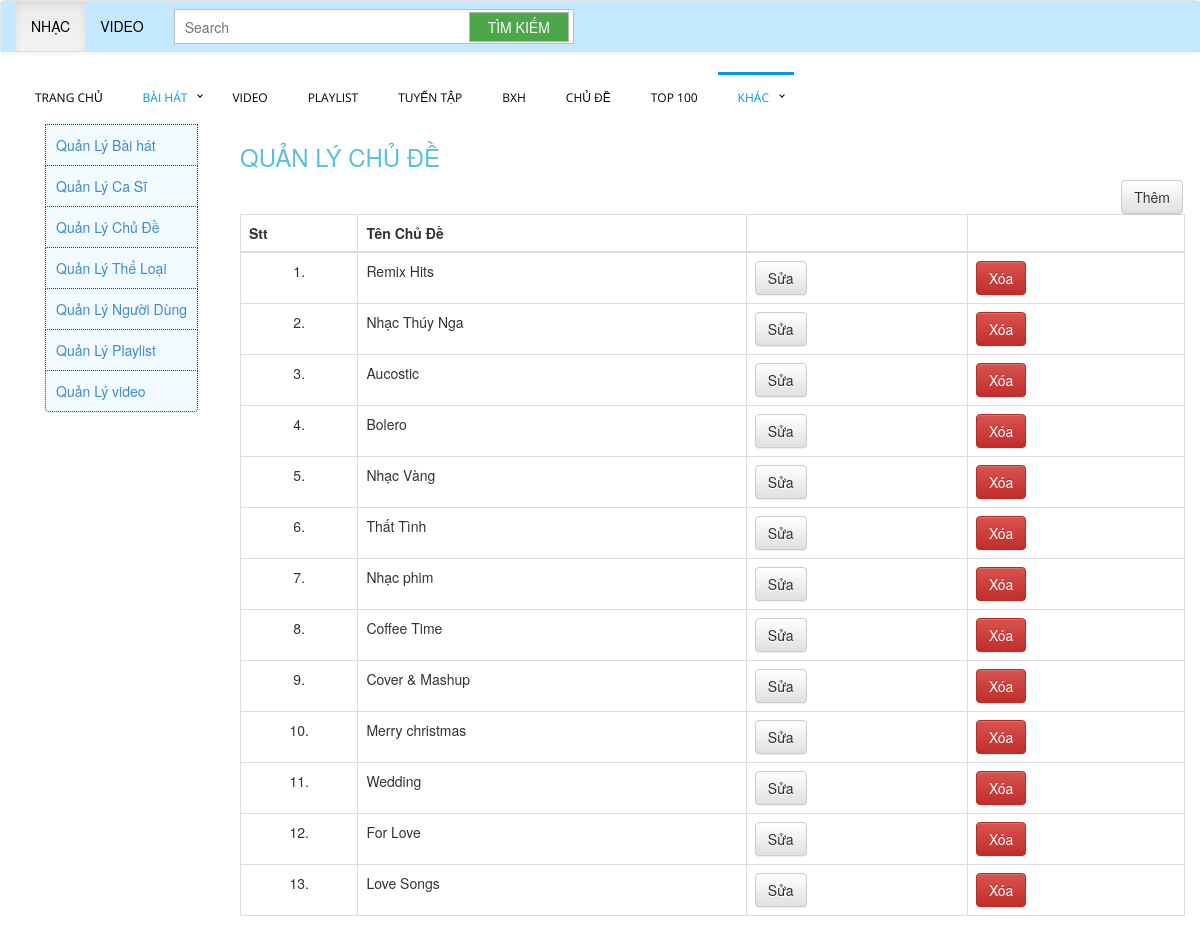
/admin/admin.php?option=qlcd, run on an earlier commit of the app's database.
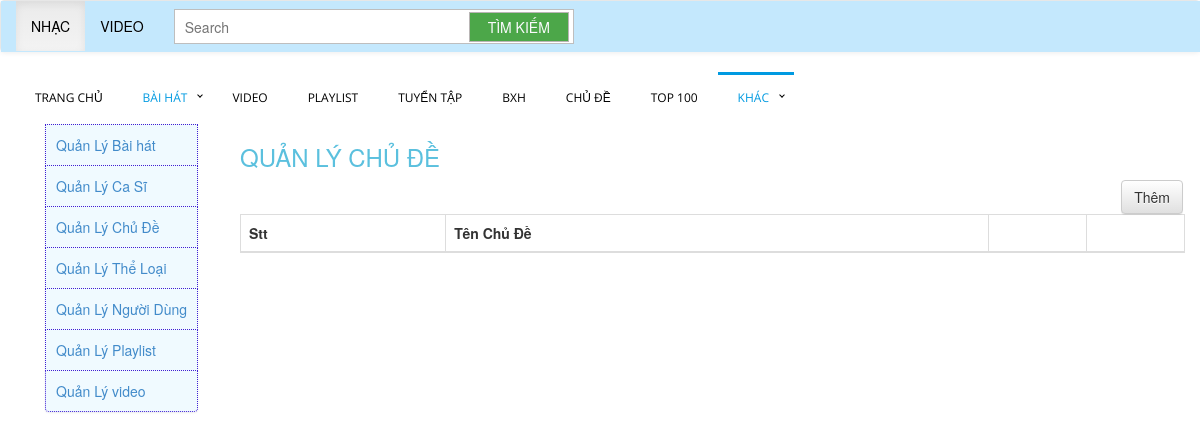
And on a later commit of the database.
### tables this page shows
create table chude
(
  id int(250) auto_increment
    primary key,
  TenChuDe text not null
);

### DatabaseProvider.php (called while the page is built, shortened)
<?php
class DatabaseProvider {
	private $_connection;
	private static $_instance;
	private $_host = HOST_NAME;
	private $_username = DB_USERNAME;
	private $_password = DB_PASSWORD;
	private $_database = DB_NAME;
	public static function getInstance() {
		if(!self::$_instance) {
			self::$_instance = new self();
		}
		return self::$_instance;
	}
	private function __construct() {
		$this->_connection = new mysqli($this->_host, $this->_username,
			$this->_password, $this->_database);
			mysqli_query($this->_connection, "set names 'utf8'");
	}
	public function getConnection() {
		return $this->_connection;
	}
	public static function execQuery($query){
		$instance = self::getInstance();
		$mysqli = $instance->getConnection();
		return $mysqli->query($query);
	}
}
?>

### controllers/chude.php (called while the page is built, shortened)
<?php
include_once('../DatabaseProvider.php');
class ChuDe{
	public function DanhSachCD()
    {
        $sql="SELECT * FROM chude WHERE 1 ORDER BY id DESC";
        return DatabaseProvider::execQuery($sql);
    }
}
?>

### admin/QLCD.php (the view)
<?php include_once("../controllers/chude.php");?>
<h3>QUẢN LÝ CHỦ ĐỀ</h3>
<div class="col-sm-offset-11 col-sm-1">
<a class="btn btn-small btn-default" href ="?option=insertcd">Thêm </a>
    </div>
<table class="table table-hover table-bordered" id="myTable">
    <thead>
        <tr>
            <th>Stt</th>
            <th>Tên Chủ Đề</th>
            <th></th>
            <th></th>
        </tr>
    </thead>
    <tbody>
    <?php
    $t = new ChuDe();
    $i=1;
    $dscd = $t->DanhSachCD();
    while($r = $dscd->fetch_object())
    {
?>
    <tr>
    <td style="text-align:center;"><?php echo $i."."; ?> </td>
        <td id="chude_<?php echo $r->id; ?>"><?php echo $r->TenChuDe?></td>
       <td> <a class="btn btn-small btn-default cd" href="?option=updatecd&id=<?php echo $r->id; ?>">Sửa </a></td>
       <td> <a class="btn btn-small btn-danger delete-chude"  href ="<?php echo BASE_URL;?>/controllers/xuly.php?task=xoa_chu_de&id=<?php echo $r->id; ?>" > Xóa</a></td>
    </tr>
<?php $i++;}?>
    </tbody>
</table>

### admin/admin.php
<!DOCTYPE html>
<html lang="en">
<?php include_once("modules/head.php");?>
<body>
<?php include_once("admin/includes/header.php");?>
<?php include_once("admin/includes/menungang.php");?>
<div class ="container">
    <div class ="row">
        <div class ="col-md-2">
            <?php include_once("admin/includes/menuleft.php");?>
        </div>
        <div class ="col-md-10">
           <?php include_once("admin/includes/content.php");?>
        </div>
    </div>
</div>
</body>
</html>

### modules/head.php (shortened to what this page needs)
<head>
    <link rel="stylesheet" href="<?php echo BASE_URL;?>/css/awesome/css/fontawesome-all.min.css">
    <link rel="stylesheet" href="<?php echo BASE_URL;?>/css/istyle.css">
    <link rel="stylesheet" href="css/bootstrap/bootstrap.css">
    <link rel="stylesheet" href="css/bootstrap/bootstrap-theme.css">
    <link rel="stylesheet" href="css/menu/styles.css">
    <link rel="stylesheet" href="css/menu/styles1.css">
    <link rel="stylesheet" href="css/menu/styles2.css">
    <link rel="stylesheet" href="css/webstyle.css">
    <link rel="stylesheet" href="css/footer.css">
</head>

### admin/includes/header.php (shortened to what this page needs)
<nav class="navbar navbar-default" role="navigation">
    <div class="navbar-header" style="margin-left:50px;">
        <a class="navbar-brand" href="<?php echo BASE_URL;?>">Website</a>
    </div>
    <div class="collapse navbar-collapse navbar-ex1-collapse" style="background:#c4e8fd ;position: fixed; z-index:99;width: 100%;">
        <ul class="nav navbar-nav">
            <li class="active"><a href="<?php echo BASE_URL;?>">Nhạc</a></li>
            <li><a href="#">Video</a></li>
        </ul>
        <form class="navbar-form navbar-left" role="search">
                <input class = "search" type="text"  placeholder="Search">
            <button class="timkiem" type="submit" >Tìm kiếm
            </button>
        </form>
    </div>
</nav>

### admin/includes/menungang.php (shortened to what this page needs)
<div class="container">
    <div class="row" >
    <div id='cssmenu'>
        <ul>
           <li><a href='#'>Trang chủ</a></li>
           <li class='active has-sub'><a href='#'>Bài Hát</a>
                 </li>
              </ul>
           <li><a href='#'>Video</a></li>
           <li><a href='#'>Playlist</a></li>
           <li><a href='#'>Tuyển Tập</a></li>
           <li><a href='#'>BXH</a></li>
           <li><a href='#'>Chủ đề</a></li>
           <li><a href='#'>Top 100</a></li>
           <li class='active has-sub'><a href='#'>Khác</a>
           </li>
    </div>
    <ul class="nav navbar-nav navbar-right" style="margin-right:200px; margin-top:-50px;">
        <li> <a href="#">NhacVip</a></li>
        <li><a href="#">Nhac</a></li>
        <li><a href="#">Upload</a></li>
    </ul>
</div>

### admin/includes/menuleft.php
<ul class="list-group" id="admin-sidebar" >
                <li class="list-group-item"><a href= "?option=qlbh">Quản Lý Bài hát </a></li>
                <li class="list-group-item"><a href= "?option=qlcs">Quản Lý Ca Sĩ</a></li>
                <li class="list-group-item"><a href= "?option=qlcd">Quản Lý Chủ Đề</a></li>
                <li class="list-group-item"><a href= "?option=qltl">Quản Lý Thể Loại</a></li>
                <li class="list-group-item"><a href= "?option=qlus">Quản Lý Người Dùng </a></li>
                <li class="list-group-item"><a href= "?option=ql_playlist">Quản Lý Playlist </a></li>
                <li class="list-group-item"><a href= "?option=qlvd">Quản Lý video </a></li>
            </ul>

### admin/includes/content.php (shortened to what this page needs)
<?php
if (isset($_GET['option']))
    $tmp= $_GET['option'];
else $tmp ="";
switch ($tmp){
    case 'qlcd':
        include("QLCD.php");
        break;
}
?>

### css/menu/styles.css (style rules this page uses)
#cssmenu, #cssmenu ul, #cssmenu ul li, #cssmenu ul li a, #cssmenu #menu-button { margin: 0; padding: 0; border: 0; list-style: none; line-height: 1; display: block; position: relative; -webkit-box-sizing: border-box; -moz-box-sizing: border-box; box-sizing: border-box; z-index: 1; }
#cssmenu:after, #cssmenu > ul:after { content: "."; display: block; clear: both; visibility: hidden; line-height: 0; height: 0; }
#cssmenu { width: auto; font-family: 'Open Sans', sans-serif; line-height: 1; background: #ffffff; }
#cssmenu > ul > li { float: left; }
#cssmenu > ul > li > a { padding: 20px; font-size: 12px; text-decoration: none; text-transform: uppercase; color: #000000; -webkit-transition: color .2s ease; -moz-transition: color .2s ease; -ms-transition: color .2s ease; -o-transition: color .2s ease; transition: color .2s ease; }
#cssmenu > ul > li:hover > a, #cssmenu > ul > li.active > a { color: #009ae1; }
#cssmenu > ul > li.has-sub > a { padding-right: 25px; }
#cssmenu > ul > li.has-sub > a::after { position: absolute; top: 21px; right: 10px; width: 4px; height: 4px; border-bottom: 1px solid #000000; border-right: 1px solid #000000; content: ""; -webkit-transform: rotate(45deg); -moz-transform: rotate(45deg); -ms-transform: rotate(45deg); -o-transform: rotate(45deg); transform: rotate(45deg); -webkit-transition: border-color 0.2s ease; -moz-transition: border-color 0.2s ease; -ms-transition: border-color 0.2s ease; -o-transition: border-color 0.2s ease; transition: border-color 0.2s ease; }

### css/webstyle.css (style rules this page uses)
h3 { color: #5bc0de; }
.timkiem { color: rgb(250, 250, 252); background: #4ba748fd; width: 100px; height: 30px; border: 1px solid #B9B5B5; margin-left: -105px; text-transform: uppercase; }
.navbar-default .navbar-nav>li>a { color: #000; text-transform: uppercase; }
.navbar-default .navbar-nav>.active>a, .navbar-default .navbar-nav>.active>a:hover, .navbar-default .navbar-nav>.active>a:focus { color: #000; }
.search { border: 1px solid #BEBEBE; width: 400px; height: 35px; padding: 10px; }
.list-group .list-group-item { background-color: #f0faff; color: #000; padding: 10px 10px; }
#menuleft2 ul, li { list-style: none; margin: 0; padding: 0; }
#admin-sidebar { position: fixed; z-index: 99; }

What changed in the data, as far as the page shows it:
removed chude: TenChuDe "Remix Hits"
removed chude: TenChuDe "Nhạc Thúy Nga"
removed chude: TenChuDe "Aucostic"
removed chude: TenChuDe "Bolero"
removed chude: TenChuDe "Nhạc Vàng"
removed chude: TenChuDe "Thất Tình"
removed chude: TenChuDe "Nhạc phim"
removed chude: TenChuDe "Coffee Time"
removed chude: TenChuDe "Cover & Mashup"
removed chude: TenChuDe "Merry christmas"
removed chude: TenChuDe "Wedding"
removed chude: TenChuDe "For Love"
removed chude: TenChuDe "Love Songs"
